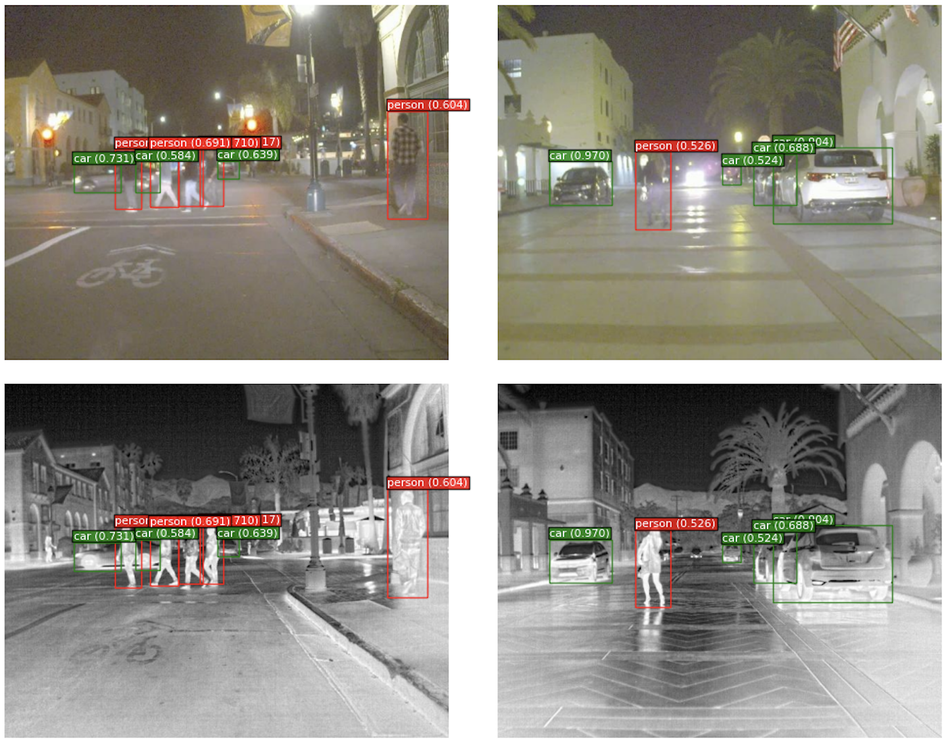
#> input picture result/teacher.png, 950 x 743 px, shrunk from 1444 x 1130 before the run
$ python visualize.py
#> lines starting #> are read from the running program, lines starting #| are printed output that depends on the picture
# [75 lines of commented-out code are left out]
import matplotlib.pyplot as plt
import cv2

img1 = cv2.imread('teacher.png')
#> img1 is the input picture: shape (743, 950, 3); mean B, G, R 132.3, 140.6, 144.1
img2 = cv2.imread('student.png')
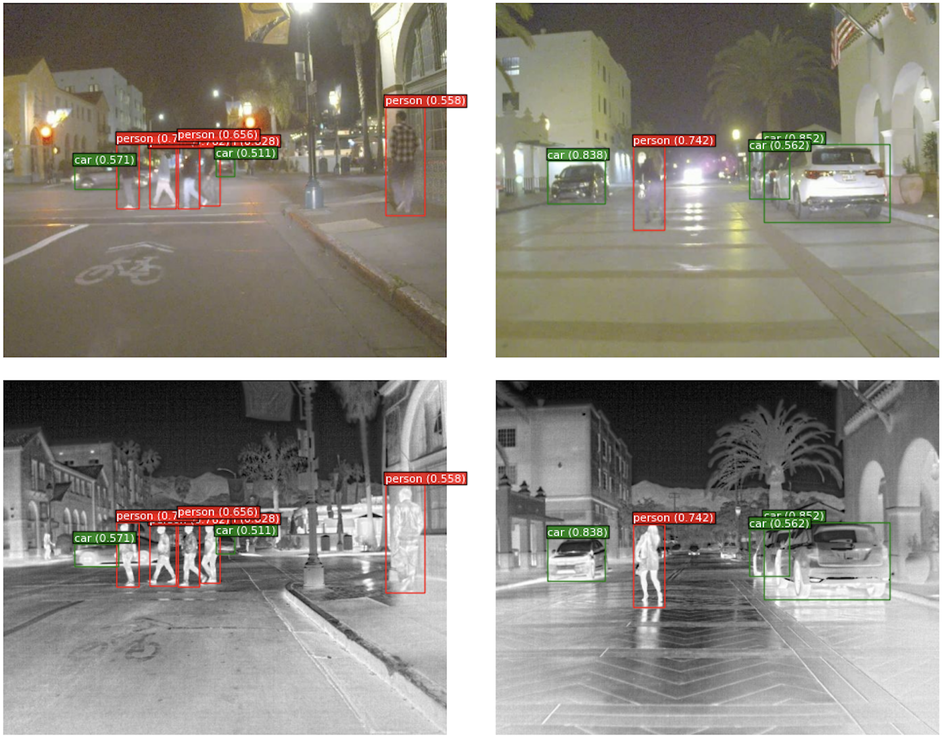
#> input picture result/student.png, 944 x 740 px, shrunk from 1436 x 1126 before the run
#> img2 is the input picture: shape (740, 944, 3); mean B, G, R 131.3, 139.4, 143.4

img1 = cv2.cvtColor(img1, cv2.COLOR_BGR2RGB)
img2 = cv2.cvtColor(img2, cv2.COLOR_BGR2RGB)

fig, axs = plt.subplots(1, 2, figsize=(10, 5))

for ax, img, label in zip(axs, [img1, img2], ['(a) Teacher Predictions', '(b) Student Predictions']):
    ax.imshow(img)
    ax.axis('off')
    ax.text(0.5, -0.1, label, transform=ax.transAxes,
            fontsize=15, ha='center', va='top')
#> this loop made 2 passes
#> label on passes 1 to 2: '(a) Teacher Predictions', '(b) Student Predictions'

plt.tight_layout()
plt.savefig('prediction.png')
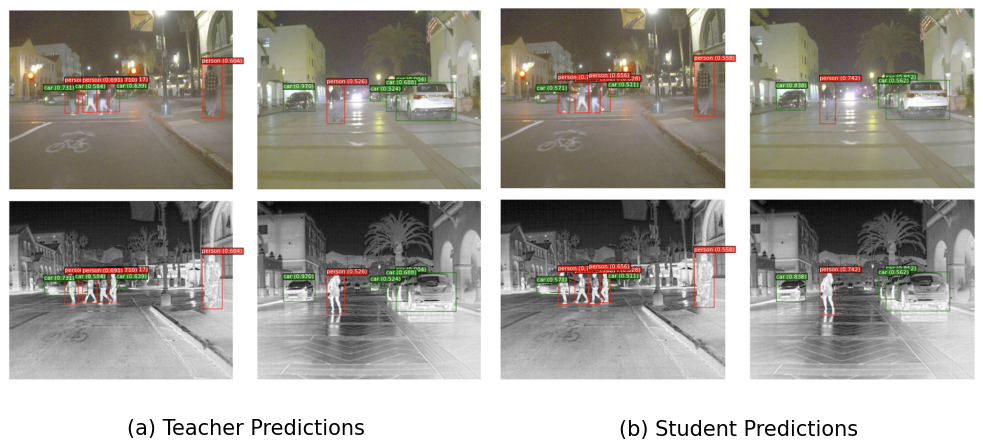
#> figure drawn by matplotlib, 2 panels
plt.show()
